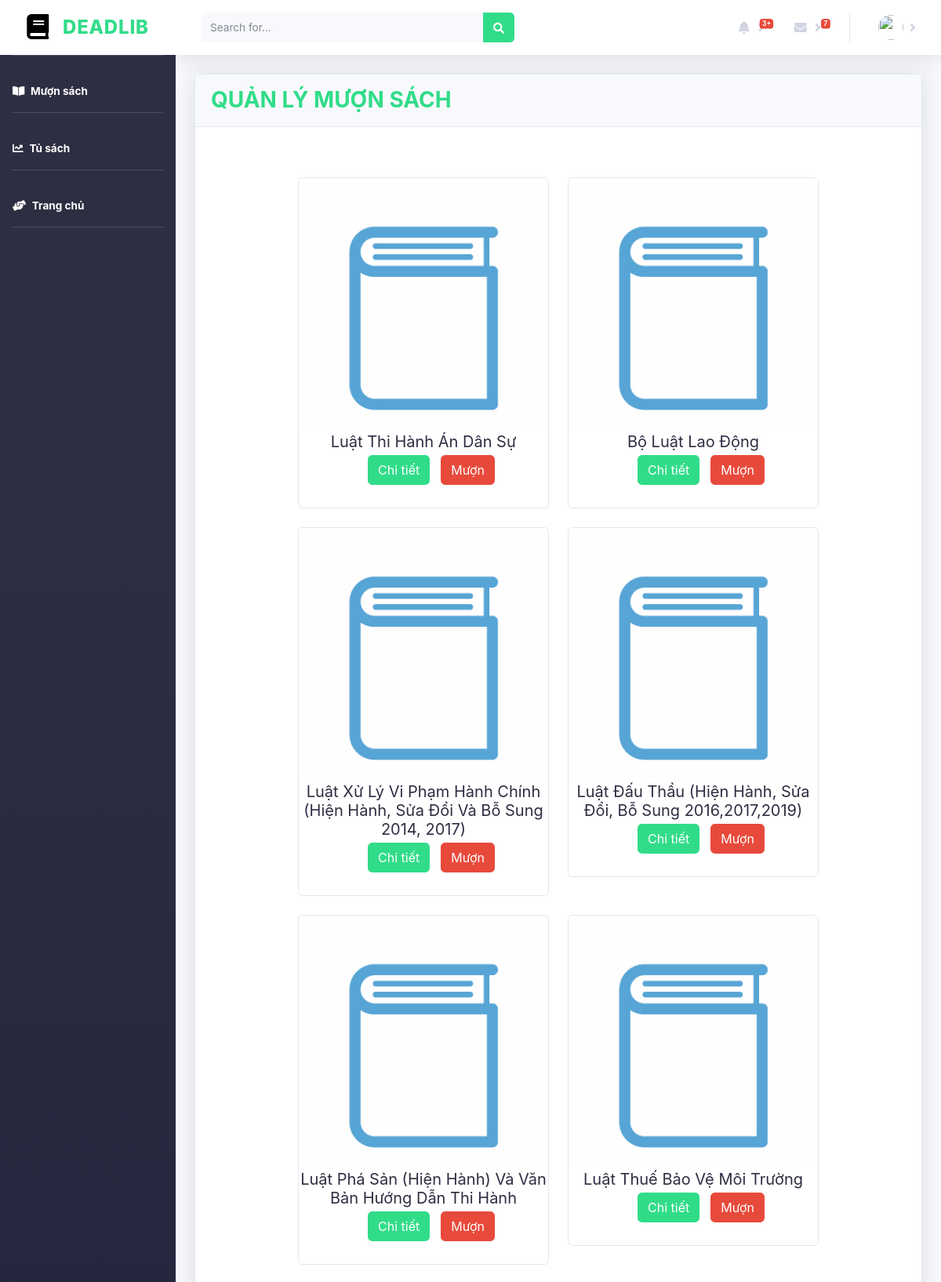
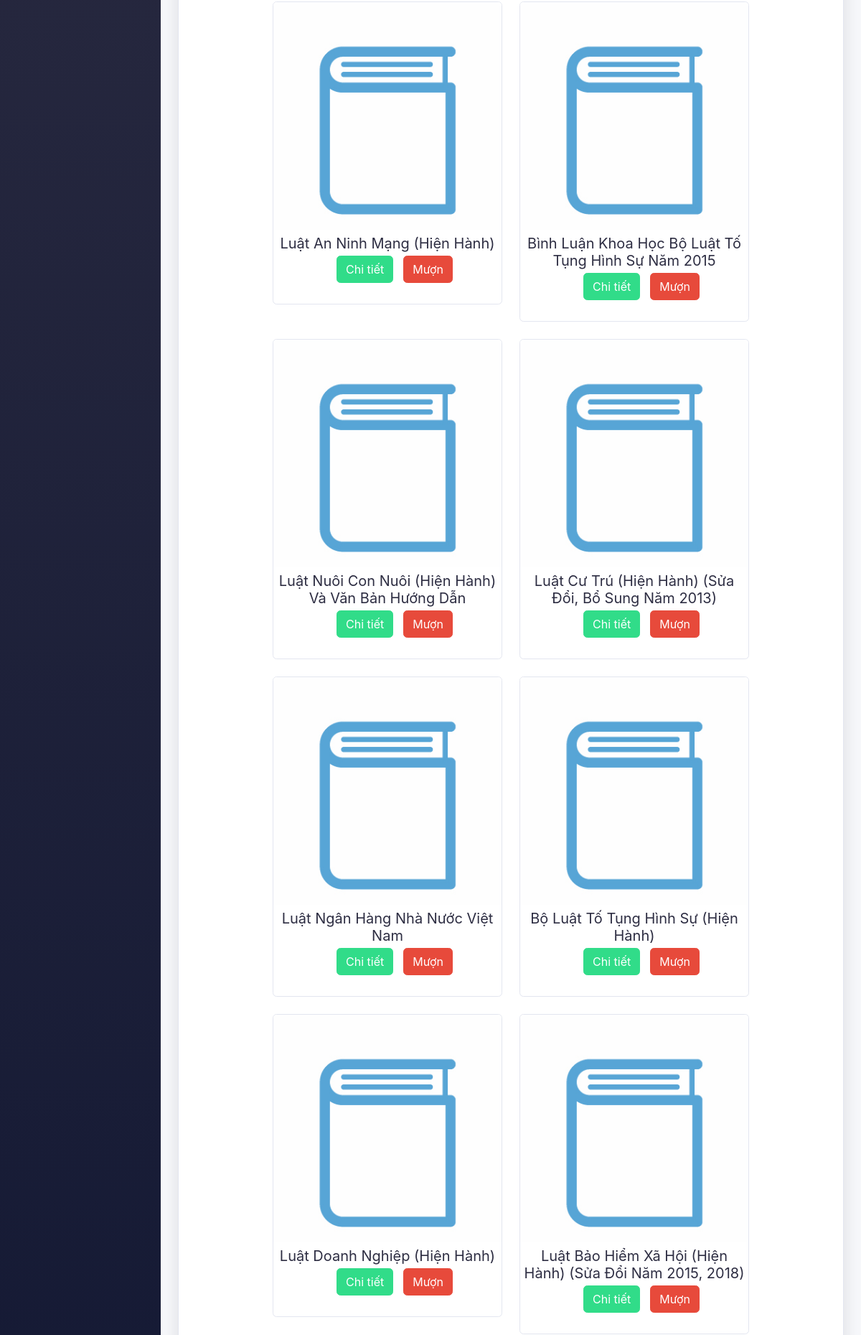
/borrow.php?page=4 (signed in, upper part), run on the app's committed database (2 pictures, top to bottom).
### tables this page shows
CREATE TABLE `books` (
  `bookCode` int(10) NOT NULL AUTO_INCREMENT,
  `bookName` varchar(100) NOT NULL,
  `bookImage` text NOT NULL,
  `authorCode` int(10) NOT NULL,
  `categoryCode` int(10) NOT NULL,
  `publisherCode` int(10) NOT NULL,
  `publishYear` year(4) DEFAULT NULL,
  `quantity` int(11) NOT NULL,
  `duration` int(11) NOT NULL DEFAULT '150',
  `created_at` timestamp NOT NULL DEFAULT CURRENT_TIMESTAMP ON UPDATE CURRENT_TIMESTAMP,
  PRIMARY KEY (`bookCode`),
  KEY `fk1_books` (`authorCode`),
  KEY `fk2_books` (`categoryCode`),
  KEY `fk3_books` (`publisherCode`),
  CONSTRAINT `fk1_books` FOREIGN KEY (`authorCode`) REFERENCES `authors` (`authorCode`) ON DELETE CASCADE ON UPDATE CASCADE,
  CONSTRAINT `fk2_books` FOREIGN KEY (`categoryCode`) REFERENCES `category` (`categoryCode`) ON DELETE CASCADE ON UPDATE CASCADE,
  CONSTRAINT `fk3_books` FOREIGN KEY (`publisherCode`) REFERENCES `publisher` (`publisherCode`) ON DELETE CASCADE ON UPDATE CASCADE
);

### borrow.php (the view, shortened to what this page needs)
<?php
require_once "config.php";
?>
<!DOCTYPE html>
<html lang="en">
<head>
  <link href="v/fontawesome-free/css/all.min.css" rel="stylesheet" type="text/css">
  <link href="css/lib.css" rel="stylesheet">
</head>
<body id="page-top">
  <div id="wrapper">
    <ul class="navbar-nav bg-gradient-primary sidebar sidebar-dark accordion" id="accordionSidebar">
      <a class="sidebar-brand d-flex align-items-center justify-content-center" href="reader.html">
        <div class="sidebar-brand-icon ">
          <i class="fas fa-book"></i>
        </div>
        <div class="sidebar-brand-text">DEADLIB</div>
      </a>
      <hr class="sidebar-divider">
      <li class="nav-item active">
        <a class="nav-link" href="borrow.php">
          <i class="fas fa-book-open"></i>
          <span>Mượn sách</span></a>
      </li>
      <hr class="sidebar-divider">
      <li class="nav-item active">
        <a class="nav-link" href="bookcase.php">
          <i class="fas fa-chart-line"></i>
          <span>Tủ sách</span></a>
      </li>
      <hr class="sidebar-divider">
      <li class="nav-item active">
        <a class="nav-link" href="reader-dashboard.php">
          <i class="fas fa-hands-helping"></i>
          <span>Trang chủ</span></a>
      </li>
      <hr class="sidebar-divider">
    </ul>
    <div id="content-wrapper" class="d-flex flex-column">
      <div id="content">
        <nav class="navbar navbar-expand navbar-light bg-white topbar mb-4 static-top shadow">
          <form class="d-none d-sm-inline-block form-inline mr-auto ml-md-3 my-2 my-md-0 mw-100 navbar-search">
            <div class="input-group">
              <input type="text" class="form-control bg-light border-0 small" placeholder="Search for..." aria-label="Search" aria-describedby="basic-addon2">
              <div class="input-group-append">
                <button class="btn btn-primary" type="button">
                  <i class="fas fa-search fa-sm"></i>
                </button>
              </div>
            </div>
          </form>
          <ul class="navbar-nav ml-auto">
            <li class="nav-item dropdown no-arrow mx-1">
              <a class="nav-link dropdown-toggle" href="#" id="alertsDropdown" role="button" data-toggle="dropdown" aria-haspopup="true" aria-expanded="false">
                <i class="fas fa-bell fa-fw"></i>
                <span class="badge badge-danger badge-counter">3+</span>
              </a>
            </li>
            <li class="nav-item dropdown no-arrow mx-1">
              <a class="nav-link dropdown-toggle" href="#" id="messagesDropdown" role="button" data-toggle="dropdown" aria-haspopup="true" aria-expanded="false">
                <i class="fas fa-envelope fa-fw"></i>
                <span class="badge badge-danger badge-counter">7</span>
              </a>
            </li>
            <li class="nav-item dropdown no-arrow">
              <a class="nav-link dropdown-toggle" href="#" id="userDropdown" role="button" data-toggle="dropdown" aria-haspopup="true" aria-expanded="false">
                <img class="img-profile rounded-circle" src="https://kenh14cdn.com/thumb_w/620/2018/5/16/3189533012638884437482503274448191335956480n-15264802105001243615494.jpg">
              </a>
            </li>
          </ul>
        </nav>
        <div class="container-fluid">
          <div class="card shadow mb-4 ">
            <div class="card-header py-3">
              <h3 class="m-0 font-weight-bold text-primary">QUẢN LÝ MƯỢN SÁCH</h3>
            </div>
            <div class="card-body card-body-book">
              <div class="row row-book" style="justify-content: center;">
                <?php
                $perpage = 21;
                if (isset($_GET["page"])) {
                  $page = intval($_GET["page"]);
                } else {
                  $page = 1;
                }
                $calc = $perpage * $page;
                $start = $calc - $perpage;
                $sql = "SELECT b.bookCode, b.bookName, b.bookImage, a.authorName, c.categoryName, p.publisherName, b.publishYear, b.quantity FROM books b
                     INNER JOIN authors a ON a.authorCode=b.authorCode
                     INNER JOIN category c ON c.categoryCode=b.categoryCode
                     INNER JOIN publisher p ON p.publisherCode=b.publisherCode LIMIT " . $start . ", " . $perpage;
                $result = mysqli_query($link, $sql);
                $rows = mysqli_num_rows($result);
                if ($rows) {
                  while ($post = mysqli_fetch_assoc($result)) {
                ?>
                    <div class="col-sm-auto mt-4">
                      <div class="card" style="width: 20rem;">
                        <img class="card-img-top" src="<?php echo $post['bookImage']; ?>" alt="Card image cap" onerror="this.onerror=null;this.src='./img/book.png';">
                        <h5 class="card-title name-book"><?php echo $post['bookName']; ?></h5>
                        <div class="row">
                          <p> <a class="btn btn-primary btn-primary-book" data-toggle="collapse" href="#book-detail-<?php echo $post['bookCode']; ?>" role="button" aria-expanded="false" aria-controls="multiCollapseExample1">Chi tiết</a></p>
                          <p> <a class="btn btn-danger btn-danger-book borrow" data-toggle="modal" data-target="#borrowModal" data-id="<?php echo $post['bookCode']; ?>" role="button" aria-expanded="false" aria-controls="multiCollapseExample1" style="color: #fff;">Mượn</a></p>
                        </div>
                      </div>
                    </div>
                <?php }
                } ?>
              </div>
            </div>
          </div>
        </div>
      </div>
    </div>
  </div>
</body>
</html>

### data on the page
books: bookName "Luật Thi Hành Án Dân Sự"
books: bookName "Bộ Luật Lao Động"
books: bookName "Luật Xử Lý Vi Phạm Hành Chính (Hiện Hành, Sửa Đổi Và Bỗ Sung 2014, 2017)"
books: bookName "Luật Đấu Thầu (Hiện Hành, Sửa Đổi, Bỗ Sung 2016,2017,2019)"
books: bookName "Luật Phá Sản (Hiện Hành) Và Văn Bản Hướng Dẫn Thi Hành"
books: bookName "Luật Thuế Bảo Vệ Môi Trường"
books: bookName "Luật An Ninh Mạng (Hiện Hành)"
books: bookName "Bình Luận Khoa Học Bộ Luật Tố Tụng Hình Sự Năm 2015"
books: bookName "Luật Nuôi Con Nuôi (Hiện Hành) Và Văn Bản Hướng Dẫn"
books: bookName "Luật Cư Trú (Hiện Hành) (Sửa Đổi, Bổ Sung Năm 2013)"
books: bookName "Luật Ngân Hàng Nhà Nước Việt Nam"
books: bookName "Bộ Luật Tố Tụng Hình Sự (Hiện Hành)"
books: bookName "Luật Doanh Nghiệp (Hiện Hành)"
books: bookName "Luật Bảo Hiểm Xã Hội (Hiện Hành) (Sửa Đổi Năm 2015, 2018)"
